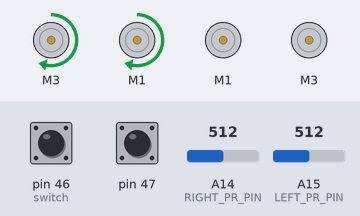
Recording of a sketch running on a simulated Arduino Mega 2560, built with avr-gcc and run on an emulated ATmega2560. Shown: 4 × DC motor (green arrow = forward, orange = backward, longer = faster). The test bench sets the inputs (shaded band); at power-on: A14 (RIGHT_PR_PIN) = 512, A15 (LEFT_PR_PIN) = 512, pin 46 (switch) HIGH, pin 47 HIGH.

Above: at 1.2 s.
1.3 s: A14 (RIGHT_PR_PIN) set to 557
At 2.5 s:
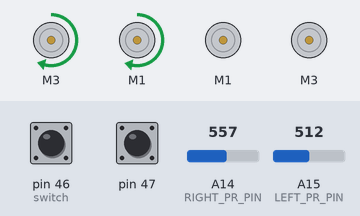
2.8 s: A14 (RIGHT_PR_PIN) set to 583
At 2.97 s:
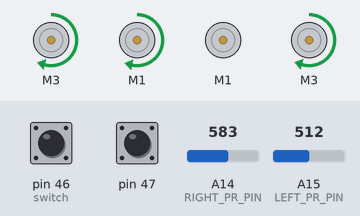
5.8 s: A15 (LEFT_PR_PIN) set to 560
8.8 s: A15 (LEFT_PR_PIN) set to 583
At 10.0 s:
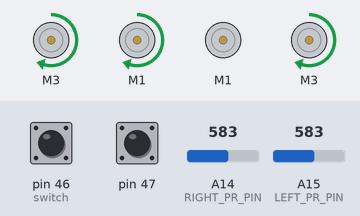
10.6 s: pin 46 (switch) pulled LOW for 0.15 s
At 11.0 s:
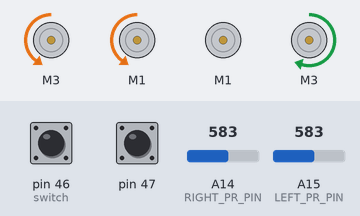
12.8 s: pin 47 pulled LOW for 1 s
At 14.8 s:
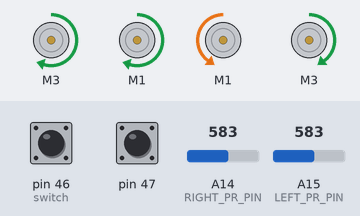
Timing chart, 0 to 16.3 s (numbered marks = the images above; inputs shaded):
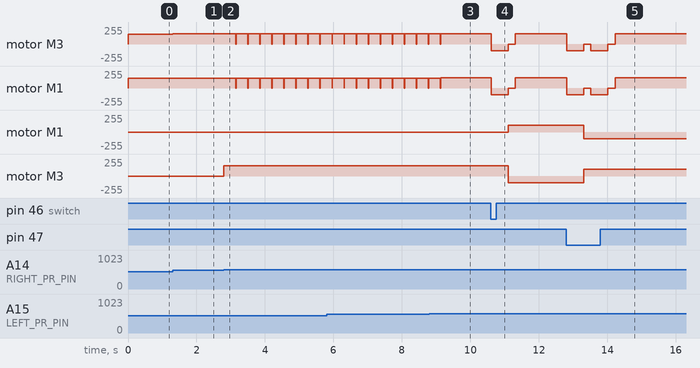

The sketch:

b3_light_br3ndan.ino
```cpp
/* B3_Light.ino

   Drive the TWO-WHEELED Bread Board Bot (BBbot, B^3)
   either towards the light or away from the light, based on readings
   from two photresistors.  Each resistor is set up in a simple voltage
   divider circuit:
   ----------------------------------------------------

                       PhotoR   ~7.5-10K
               +5  o---/\/\/--.--/\/\/---o GND
                              |
       Sensor Pins o-----------

   ----------------------------------------------------
   Modified from: http://playground.arduino.cc/Learning/PhotoResistor

   Arduino: Arduino Mega 256 v3 Clone
   Motor Shield: Adafruit assembled Motor Shield for Arduino v2
   ---->  http://www.adafruit.com/products/1438

   Programmer: Dave Eslinger; June 7, 2015
   Revisions:
*/
#include <Wire.h>
#include <Adafruit_MotorShield.h>
#include <math.h>
#include <breadboardbot.h>

// Create the motor shield object with the default I2C address
Adafruit_MotorShield AFMS = Adafruit_MotorShield();

// Define Constants

const byte LEFT_PR_PIN = A15;    // Define light sensor pins for left
const byte RIGHT_PR_PIN = A14;   // and right sides

// Define 'ports' for motors.
const byte LEFT_MOTOR_PORT = 3;
const byte RIGHT_MOTOR_PORT = 1;

// Create pointers to motor control objects
Adafruit_DCMotor *motorLeft = AFMS.getMotor(LEFT_MOTOR_PORT);
Adafruit_DCMotor *motorRight = AFMS.getMotor(RIGHT_MOTOR_PORT);


void setup(void) {
  AFMS.begin();  // create with the default frequency 1.6KHz
  // Turn off all motors to start, just a good habit
  motorLeft->run(RELEASE);
  motorRight->run(RELEASE);

  pinMode(47, INPUT_PULLUP);
  pinMode(46, INPUT_PULLUP);

  Serial.begin(9600);  //Begin serial communcation
}

void loop() {
  /*  First determine the relative light levels and print the
      results out to the serial monitor */
  int leftLight = analogRead(LEFT_PR_PIN);
  int rightLight = analogRead(RIGHT_PR_PIN);

  /* Now that we have some light levels, make each motor's speed
     a function of light level and drive either towards or
     away from the light depending on the value of PHOTOAXIS  */

  int lightLeft = map(rightLight, 0 , 1024, 100, 200);
  int lightRight = map(leftLight, 0 , 1024, 100, 200);

  int newLeft = map(lightLeft, 100 , 200, 0, 9);
  int newRight = map(lightRight, 100, 200, 0, 9);

  //Figuring out the strongest, and by how much.
  int difference;
  int priority; // 0 stands for left, 1 for right
  if (newLeft > newRight) {
    difference = newLeft - newRight;
    priority = 0;
  } else {
    difference = newRight - newLeft;
    priority = 1;
  }


  motorLeft->run(FORWARD);
  motorRight->run(FORWARD);
  if ( (priority == 0) && (difference >= 1) ) {

    pivot(60., lightLeft, *motorLeft, *motorRight);
    motorLeft->run(RELEASE);
    motorRight->run(RELEASE);
  } else if (  (priority == 1) && (difference >= 1) ) {

    pivot(-60., lightRight, *motorLeft, *motorRight);
    motorLeft->run(RELEASE);
    motorRight->run(RELEASE);
  } else {

    motorLeft->setSpeed(lightLeft);
    motorRight->setSpeed(lightRight);
  }

  if ( (! digitalRead(46) ) ) { // the RIGHT side switch was bumped
    backUp(500);
    spin(-90., 200, *motorLeft, *motorRight);

    motorLeft->run(RELEASE);               // Then stop power to the motors
    motorRight->run(RELEASE);              // and move to next section of code

  } else if (! digitalRead(47)) {
    backUp(500);
    spin(90, 200, *motorLeft, *motorRight);

    motorLeft->run(RELEASE);               // Then stop power to the motors
    motorRight->run(RELEASE);              // and move to next section of code
  }


  delay(10); //short delay for faster response to light.
}

/*  /* Find the direction of the strongest light by taking the difference
     between the readings */
// int deltaLight = leftLight - rightLight;

void backUp(int howLong) {
  motorLeft->run(BACKWARD);
  motorRight->run(BACKWARD);

  motorLeft->setSpeed(100);
  motorRight->setSpeed(100);

  delay(howLong);                  // for specified duration
  motorLeft->run(RELEASE);               // Then stop power to the motors
  motorRight->run(RELEASE);              // and move to next section of code
}
```

Measured:
- the behaviour switches between 573 and 574 on A14 (RIGHT_PR_PIN) (found by bisection; images 1 and 2)
- after the input at 1.3 s, motor M3: forward 150/255 → forward 154/255 at once
- after the input at 2.8 s, motor M3: alternates forward 154/255 for 0.34 s and stopped for 0.01 s, starting after 0.34 s; motor M1: alternates forward 150/255 for 0.34 s and stopped for 0.01 s, starting after 0.34 s; motor M3: stopped → forward 156/255 at once
- after the input at 8.8 s, motor M3: goes on until 9.1 s, then stays forward 156/255
- after the input at 10.6 s, motor M3, motor M1: forward 156/255 → backward 100/255 at once, → stopped 0.50 s later, → forward 156/255 0.21 s later; motor M1: stopped → forward 100/255 after 0.51 s; motor M3: forward 156/255 → backward 100/255 after 0.51 s
- after the input at 12.8 s, motor M3, motor M1: forward 156/255 → backward 100/255 at once, → stopped 0.50 s later, → backward 100/255 0.21 s later, → stopped 0.50 s later, … (5 changes in this stretch); motor M1: forward 100/255 → backward 100/255 after 0.51 s; motor M3: backward 100/255 → forward 100/255 after 0.51 s
